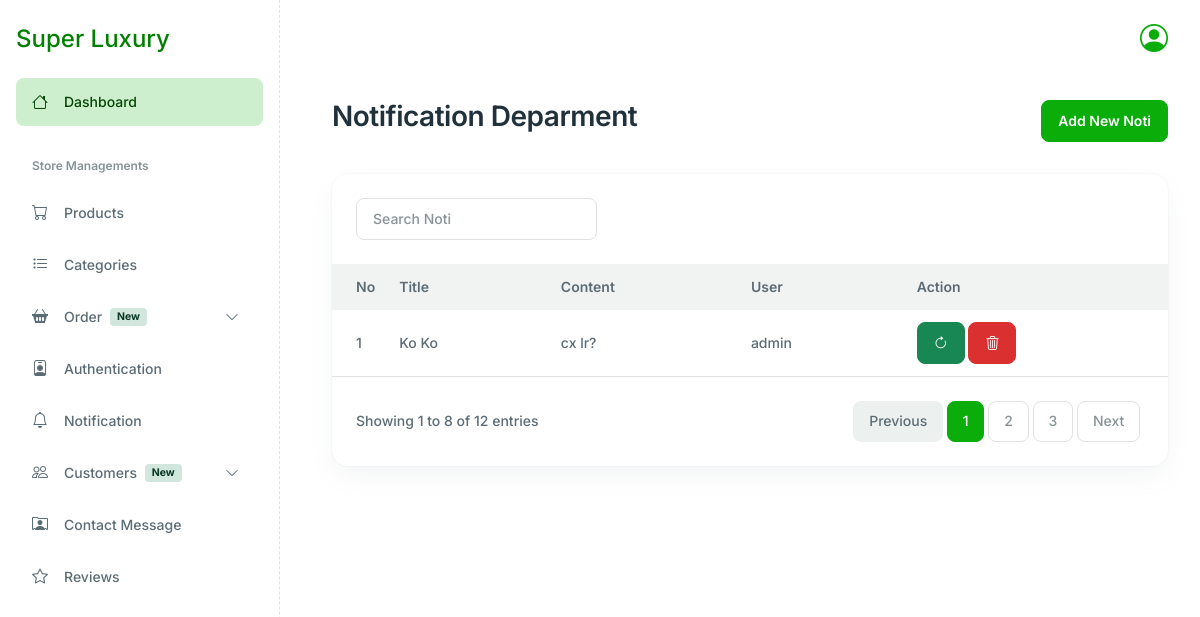
The page /dashboard/admin_noti/ on the database its author committed.
### dashboard/models.py (models this page shows, shortened)
class Notification(models.Model):
    user  = models.ForeignKey(User,on_delete=models.CASCADE, related_name='messages')
    title = models.CharField(max_length=200)
    content = models.TextField()
    is_read = models.BooleanField(default=False)
    is_delete = models.BooleanField(default=False)
    created_at = models.DateTimeField(auto_now_add=True)

### dashboard/views.py (the view)
# urls.py: path('admin_noti/', views.NotiList, name='notilist'),
def NotiList(request):
    users = User.objects.all()
    notis = Notification.objects.all()
    context = {
        'users':users,
        'notis':notis
    }
    return render(request, 'adminnoti.html', context)

### dashboard/context_processors.py (called while the page is built)
def unread_count(request):
    if request.user.is_authenticated:
        count = Notification.objects.filter(user = request.user, is_read = False, is_delete = False).count()
    else:
        count = 0
    return {'unread_count':count}

### dashboard/templates/adminnoti.html (shortened to what this page needs)
{% extends 'base.html' %}
{% load static %}
{% block content %}
{% include 'sider.html'%}
<div class="main-wrapper" style="margin-left: 300px;">
	<main class="main-content-wrapper">
		<div class="container">
			<div class="row mb-8">
				<div class="col-md-12">
					<div class="d-flex flex-column flex-md-row justify-content-between align-items-md-center gap-4">
						<div>
							<h2>Notification Deparment</h2>
						</div>
						<div>
							<button class="btn btn-primary" data-bs-toggle="modal" data-bs-target="#addModal">Add New
								Noti</button>
						</div>
					</div>
				</div>
			</div>
			<div class="row">
				<div class="col-xl-12 col-12 mb-5">
					<div class="card h-100 card-lg">
						<div class="px-6 py-6">
							<div class="row justify-content-between">
								<div class="col-lg-4 col-md-6 col-12 mb-2 mb-md-0">
									<form class="d-flex" role="search">
										<input class="form-control" type="search" placeholder="Search Noti"
											aria-label="Search" />
									</form>
								</div>
							</div>
						</div>
						<div class="card-body p-0">
							<div class="table-responsive">
								<table
									class="table table-centered table-hover mb-0 text-nowrap table-borderless table-with-checkbox">
									<thead class="bg-light">
										<tr>
											<th>No</th>
											<th>Title</th>
											<th>Content</th>
                                            <th>User</th>
											<th scope="col">Action</th>
										</tr>
									</thead>
									<tbody>
										{% for noti in notis %}
										<tr>
											<td>{{forloop.counter}}</td>
											<td>{{noti.title}}</td>
											<td>{{noti.content}}</td>
                                            <td>{{noti.user}}</td>
											<td>
												<button class="btn btn-success" data-bs-toggle="modal"
													data-bs-target="#updateModal_{{noti.id}}"><i class="bi bi-arrow-clockwise"></i></button>
												<button class="btn btn-danger" data-bs-toggle="modal"
													data-bs-target="#deleteModal_{{noti.id}}"><i class="bi bi-trash3"></i></button>
											</td>
										</tr>
										{% endfor %}
							</div>
						</div>
					</div>
					<div
						class="border-top d-flex justify-content-between align-items-md-center px-6 py-6 flex-md-row flex-column gap-4">
						<span>Showing 1 to 8 of 12 entries</span>
						<nav>
							<ul class="pagination mb-0">
								<li class="page-item disabled"><a class="page-link" href="#!">Previous</a></li>
								<li class="page-item"><a class="page-link active" href="#!">1</a></li>
								<li class="page-item"><a class="page-link" href="#!">2</a></li>
								<li class="page-item"><a class="page-link" href="#!">3</a></li>
								<li class="page-item"><a class="page-link" href="#!">Next</a></li>
							</ul>
						</nav>
					</div>
				</div>
			</div>
		</div>
</div>
{% endblock %}

### rows shown on the page
Notification: title "Ko Ko", content "cx lr?", user "admin"
